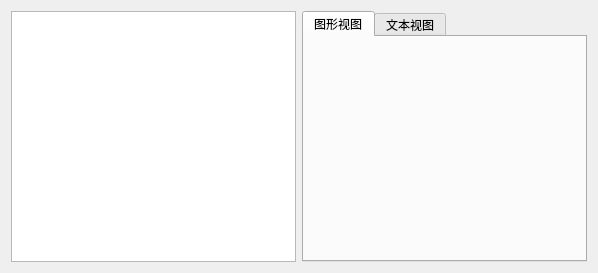
<?xml version="1.0" encoding="UTF-8"?>
<ui version="4.0">
 <class>VisualDefinitionTool</class>
 <widget class="QWidget" name="VisualDefinitionTool">
  <property name="geometry">
   <rect>
    <x>0</x>
    <y>0</y>
    <width>598</width>
    <height>273</height>
   </rect>
  </property>
  <property name="windowTitle">
   <string>Form</string>
  </property>
  <layout class="QHBoxLayout" name="horizontalLayout">
   <item>
    <widget class="QTreeView" name="treeView_DefinitionParseTree">
     <property name="contextMenuPolicy">
      <enum>Qt::ContextMenuPolicy::CustomContextMenu</enum>
     </property>
     <property name="editTriggers">
      <set>QAbstractItemView::EditTrigger::NoEditTriggers</set>
     </property>
     <property name="alternatingRowColors">
      <bool>true</bool>
     </property>
    </widget>
   </item>
   <item>
    <widget class="QTabWidget" name="tabWidget">
     <property name="currentIndex">
      <number>0</number>
     </property>
     <widget class="QWidget" name="tab_VisualView">
      <attribute name="title">
       <string>图形视图</string>
      </attribute>
      <layout class="QVBoxLayout" name="verticalLayout">
       <item>
        <widget class="QStackedWidget" name="stackedWidget">
         <widget class="QWidget" name="page_EmptyPage"/>
         <widget class="IDLFileDefinitionInformation" name="page_IDLFileDefinitionInformation"/>
         <widget class="StructuredDataTypeInformation" name="page_StructuredDataTypeInformation"/>
         <widget class="EnumeratedDataTypeInformation" name="page_EnumeratedDataTypeInformation"/>
         <widget class="PackageInformation" name="page_PackageInformation"/>
        </widget>
       </item>
      </layout>
     </widget>
     <widget class="QWidget" name="tab_TextView">
      <attribute name="title">
       <string>文本视图</string>
      </attribute>
      <layout class="QVBoxLayout" name="verticalLayout_2">
       <item>
        <widget class="QTextBrowser" name="textBrowser"/>
       </item>
      </layout>
     </widget>
    </widget>
   </item>
  </layout>
 </widget>
 <customwidgets>
  <customwidget>
   <class>StructuredDataTypeInformation</class>
   <extends>QWidget</extends>
   <header>StructuredDataTypeInformation.h</header>
   <container>1</container>
  </customwidget>
  <customwidget>
   <class>EnumeratedDataTypeInformation</class>
   <extends>QWidget</extends>
   <header>EnumeratedDataTypeInformation.h</header>
   <container>1</container>
  </customwidget>
  <customwidget>
   <class>PackageInformation</class>
   <extends>QWidget</extends>
   <header>PackageInformation.h</header>
   <container>1</container>
  </customwidget>
  <customwidget>
   <class>IDLFileDefinitionInformation</class>
   <extends>QWidget</extends>
   <header location="global">IDLFileDefinitionInformation.h</header>
   <container>1</container>
  </customwidget>
 </customwidgets>
 <resources/>
 <connections/>
</ui>
